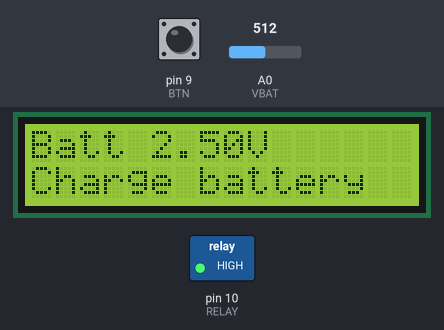
Simulated run of this sketch. Board: Arduino Nano, built with avr-gcc and run on an emulated ATmega328P. Parts: 16×2 character LCD, switched loads named in the sketch (green lamp = pin HIGH). Inputs (shaded band) come from the test bench; at power-on: A0 (VBAT) = 512, pin 9 (BTN) HIGH.

Above: at 1.2 s.
1.3 s: A0 (VBAT) set to 669
At 2.2 s:
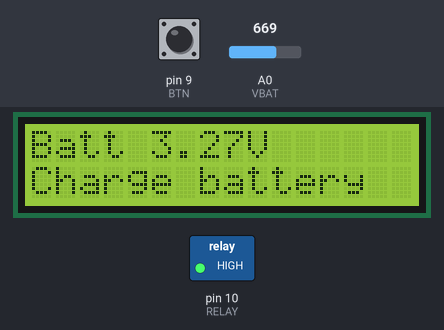
2.8 s: A0 (VBAT) set to 689
At 3.1 s:
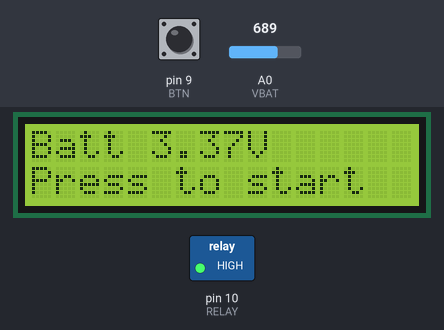
4.3 s: pin 9 (BTN) pulled LOW for 0.15 s
At 7.0 s:
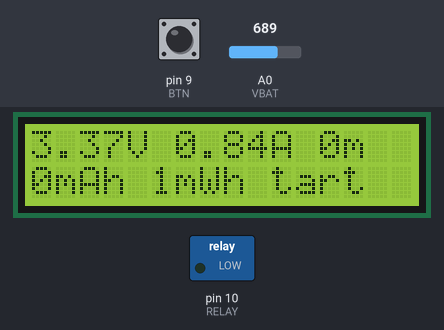
7.4 s: A0 (VBAT) set to 626
At 9.6 s:
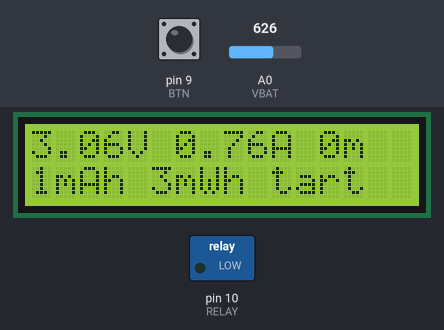
9.8 s: A0 (VBAT) set to 596
At 10.7 s:
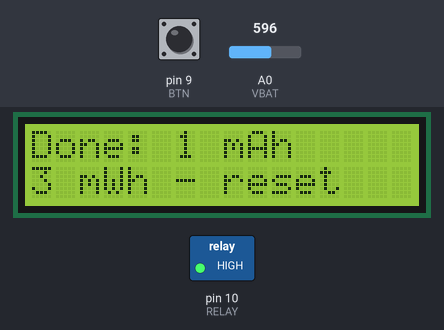
11.3 s: pin 9 (BTN) pulled LOW for 1 s
At 12.8 s:
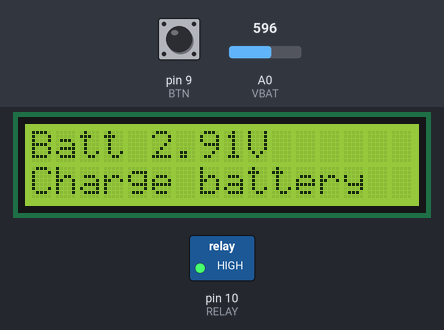
Timing chart, 0 to 14.3 s (numbered marks = the images above; inputs shaded):
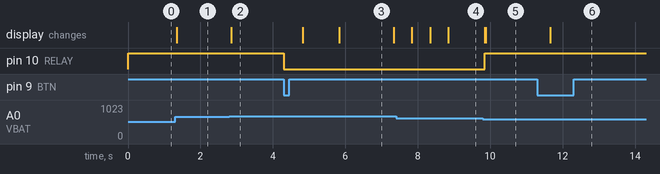

Measured:
- the behaviour switches between 675 and 676 on A0 (VBAT) (found by bisection; images 1 and 2)
- the behaviour switches between 614 and 613 on A0 (VBAT) (found by bisection; images 4 and 5)
- after the input at 1.3 s, the display: changes after 0.05 s (image 1)
- after the input at 2.8 s, the display: changes after 0.05 s (image 2)
- after the input at 4.3 s, pin 10 (RELAY): HIGH → LOW at once; the display: first changes after 0.53 s (image 3 shows a later state)
- after the input at 9.8 s, pin 10 (RELAY): LOW → HIGH at once; the display: first changes at once (image 5 shows a later state)
- after the input at 11.3 s, the display: changes after 0.36 s (image 6)

The sketch:

18650_capacity_tester.ino
```cpp
// Arduino sketch for an Arduino Nano that measures an 18650 battery voltage, controls a 1-channel relay to apply a load, accumulates mAh and mWh during discharge, and displays status on an I2C LCD with button control and cutoff protection.
//
// Full tutorial: https://shillehtek.com/blogs/news/arduino-nano-relay-measure-18650-mah
// Parts used: https://shillehtek.com/products/arduino-nano-v3-presoldered-ch340g-atmega328p
//             https://shillehtek.com/products/shillehtek-lcd1602-16x2-character-display-module
//             https://shillehtek.com/products/pcf8574-i2c-serial-interface-adapter-module-for-1602-2004-lcd
// More examples: https://github.com/shillehbean/shillehtek-examples
//

#include <LiquidCrystal_I2C.h>
LiquidCrystal_I2C lcd(0x27, 16, 2);

const int RELAY = 10, BTN = 9, VBAT = A0;
const bool  RELAY_ON = LOW;      // most 1-channel modules are active-LOW; flip if yours clicks the wrong way
const float VREF     = 5.00;     // measured 5V pin voltage
const float R_LOAD   = 4.0;      // measured load resistance in ohms
const float V_CUTOFF = 3.0;      // stop here (never below 2.8 V)

enum { IDLE, RUNNING, DONE } state = IDLE;
float mAh = 0, mWh = 0;
unsigned long t0, lastStep;

float readV() {                                  // average 32 samples for a steady reading
  long s = 0; for (int i = 0; i < 32; i++) s += analogRead(VBAT);
  return s / 32.0 * VREF / 1023.0;
}

void setup() {
  pinMode(RELAY, OUTPUT); digitalWrite(RELAY, !RELAY_ON);   // load OFF
  pinMode(BTN, INPUT_PULLUP);
  lcd.init(); lcd.backlight();
}

void loop() {
  float v = readV();

  if (state == IDLE) {
    lcd.setCursor(0, 0); lcd.print("Batt "); lcd.print(v, 2); lcd.print("V      ");
    lcd.setCursor(0, 1); lcd.print(v > 3.3 ? "Press to start  " : "Charge battery  ");
    if (digitalRead(BTN) == LOW && v > 3.3) {
      mAh = 0; mWh = 0; t0 = lastStep = millis();
      digitalWrite(RELAY, RELAY_ON);             // load ON
      state = RUNNING; delay(300);
    }

  } else if (state == RUNNING) {
    unsigned long now = millis();
    if (now - lastStep >= 500) {
      float dtH = (now - lastStep) / 3600000.0;  // elapsed hours since last step
      lastStep = now;
      float i = v / R_LOAD;                      // amps through the load
      mAh += i * 1000.0 * dtH;                   // integrate current  -> mAh
      mWh += v * i * 1000.0 * dtH;               // integrate power    -> mWh
      lcd.setCursor(0, 0);
      lcd.print(v, 2); lcd.print("V "); lcd.print(i, 2); lcd.print("A ");
      lcd.print((now - t0) / 60000); lcd.print("m ");
      lcd.setCursor(0, 1);
      lcd.print((int)mAh); lcd.print("mAh "); lcd.print((int)mWh); lcd.print("mWh ");
      if (v <= V_CUTOFF) { digitalWrite(RELAY, !RELAY_ON); state = DONE; }   // load OFF
    }

  } else {                                       // DONE
    lcd.setCursor(0, 0); lcd.print("Done: "); lcd.print((int)mAh); lcd.print(" mAh   ");
    lcd.setCursor(0, 1); lcd.print((int)mWh); lcd.print(" mWh - reset ");
    if (digitalRead(BTN) == LOW) { state = IDLE; delay(300); }
  }
}
```
